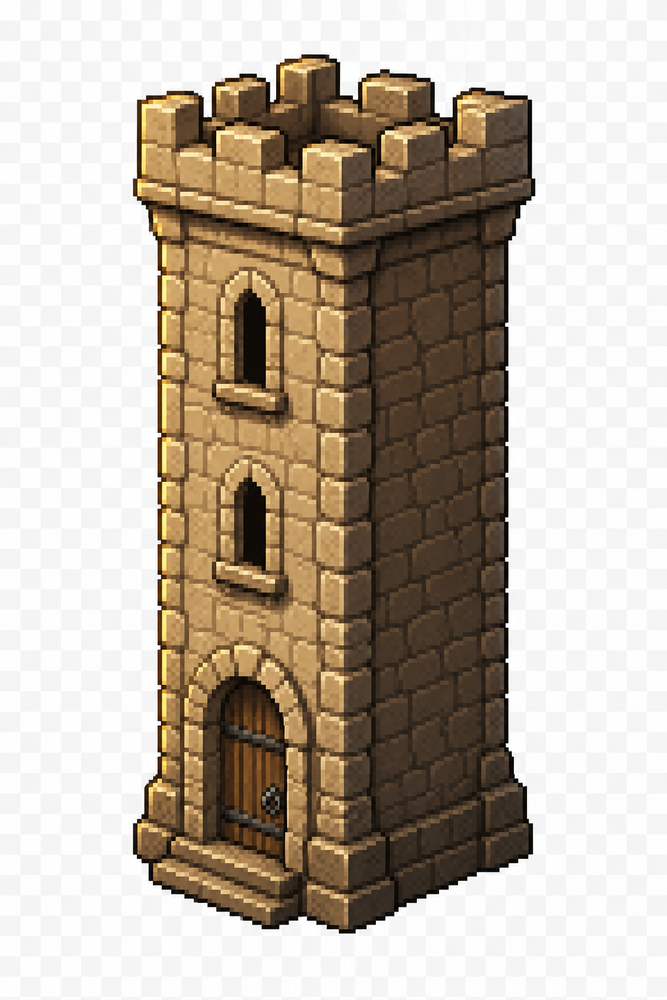
#> input picture ui/combat/tower_ally.png, 667 x 1000 px, shrunk from 1024 x 1536 before the run
$ python -i slice_ui.py   (imports and definitions only)
#> lines starting #> are read from the running program, lines starting #| are printed output that depends on the picture; after the words box and inside, x2 and y2 are one past the last pixel; in counts of white or black regions, pixels touching at a corner belong together
#!/usr/bin/env python3
"""Slice ui/*.png spritesheets into individual sprites and classify by category."""
from __future__ import annotations

import json
import re
import shutil
from collections import defaultdict
from pathlib import Path

import numpy as np
from PIL import Image
from scipy import ndimage

ROOT = Path(__file__).resolve().parent
UI = ROOT / "ui"
SHEETS = UI / "_sheets"
SPRITES = UI / "sprites"
MANIFEST = UI / "manifest.json"

# Source filename (stem) -> category folder under sprites/
CATEGORY_MAP = {
    "Bars": "bars",
    "Beds": "furniture/beds",
    "Blacksmith": "workshop/blacksmith",
    "Candle 1": "candles",
    "Candle 2": "candles",
    "Candle 3": "candles",
    "candle 4": "candles",
    "Candle 5": "candles",
    "Candle 6": "candles",
    "candle": "candles",
    "cats furniture": "furniture/cats",
    "Chairs": "furniture/chairs",
    "Closet": "furniture/closets",
    "Doors, windows and curtains": "furniture/doors-windows",
    "Dressers": "furniture/dressers",
    "Esoteric": "esoteric",
    "Farm": "farm",
    "Fireplace": "furniture/fireplace",
    "Meat": "food/meat",
    "Others": "misc",
    "Pan": "kitchen/pans",
    "Pan_01-Sheet": "kitchen/pans",
    "Pan_02-Sheet": "kitchen/pans",
    "Pan_03-Sheet": "kitchen/pans",
    "Pan_04-Sheet": "kitchen/pans",
    "Pan_05-Sheet": "kitchen/pans",
    "Part 1 copiar": "props/decor",
    "Part 2 copiar": "props/decor",
    "Part 9 copiar": "props/decor",
    "Part 10 copiar": "props/kitchen",
    "Part 11 copiar": "props/decor",
    "Resources": "resources",
    "Rocks": "environment/rocks",
    "Shadows": "effects/shadows",
    "Sofa and armchair": "furniture/sofas",
    "speech bubble, emojis, reaction": "ui/speech",
    "Tables and desks": "furniture/tables",
    "Tools": "tools",
    "Vegetation": "environment/vegetation",
    "Walls and Floors": "environment/walls-floors",
    "weather icons": "weather",
    "Xmas": "seasonal/xmas",
}

BG_THRESH = 12  # near-black treated as background
MIN_AREA = 8
MERGE_GAP = 2  # merge boxes within this pixel distance
PAD = 1


# [5 lines left out: function slug, not called in this run]


def is_fg(rgba: np.ndarray) -> np.ndarray:
    """Foreground mask: not (near-black or fully transparent)."""
    r, g, b, a = rgba[..., 0], rgba[..., 1], rgba[..., 2], rgba[..., 3]
    dark = (r <= BG_THRESH) & (g <= BG_THRESH) & (b <= BG_THRESH)
    return (a > 8) & (~dark)


def connected_components(mask: np.ndarray) -> list[tuple[int, int, int, int]]:
    """Return bounding boxes (x0,y0,x1,y1) exclusive of connected FG regions."""
    labeled, n = ndimage.label(mask, structure=np.ones((3, 3), dtype=int))
    boxes: list[tuple[int, int, int, int]] = []
    # ndimage.find_objects returns slices for labels 1..n
    objects = ndimage.find_objects(labeled)
    for i, slc in enumerate(objects, start=1):
        if slc is None:
            continue
        ys, xs = slc
        area = int((labeled[ys, xs] == i).sum())
        if area < MIN_AREA:
            continue
        boxes.append((xs.start, ys.start, xs.stop, ys.stop))
    return boxes


def boxes_near(a, b, gap: int) -> bool:
    ax0, ay0, ax1, ay1 = a
    bx0, by0, bx1, by1 = b
    return not (
        ax1 + gap < bx0
        or bx1 + gap < ax0
        or ay1 + gap < by0
        or by1 + gap < ay0
    )


def merge_boxes(boxes: list[tuple[int, int, int, int]], gap: int) -> list[tuple[int, int, int, int]]:
    if not boxes:
        return []
    boxes = list(boxes)
    changed = True
    while changed:
        changed = False
        out: list[tuple[int, int, int, int]] = []
        used = [False] * len(boxes)
        for i, bi in enumerate(boxes):
            if used[i]:
                continue
            x0, y0, x1, y1 = bi
            used[i] = True
            grew = True
            while grew:
                grew = False
                for j, bj in enumerate(boxes):
                    if used[j]:
                        continue
                    if boxes_near((x0, y0, x1, y1), bj, gap):
                        used[j] = True
                        x0 = min(x0, bj[0])
                        y0 = min(y0, bj[1])
                        x1 = max(x1, bj[2])
                        y1 = max(y1, bj[3])
                        grew = True
                        changed = True
            out.append((x0, y0, x1, y1))
        boxes = out
    return boxes


# [19 lines left out: functions expand, category_for, not called in this run]


def slice_sheet(path: Path) -> list[dict]:
#> called with path = 'ui/combat/tower_ally.png'
    im = Image.open(path).convert("RGBA")
    arr = np.array(im)
    h, w = arr.shape[:2]
#> h = 1000; w = 667
    mask = is_fg(arr)
#> in is_fg, `r, g, b, a = rgba[..., 0], rgba[..., 1], rgba[..., 2], rgba[..., 3]`:
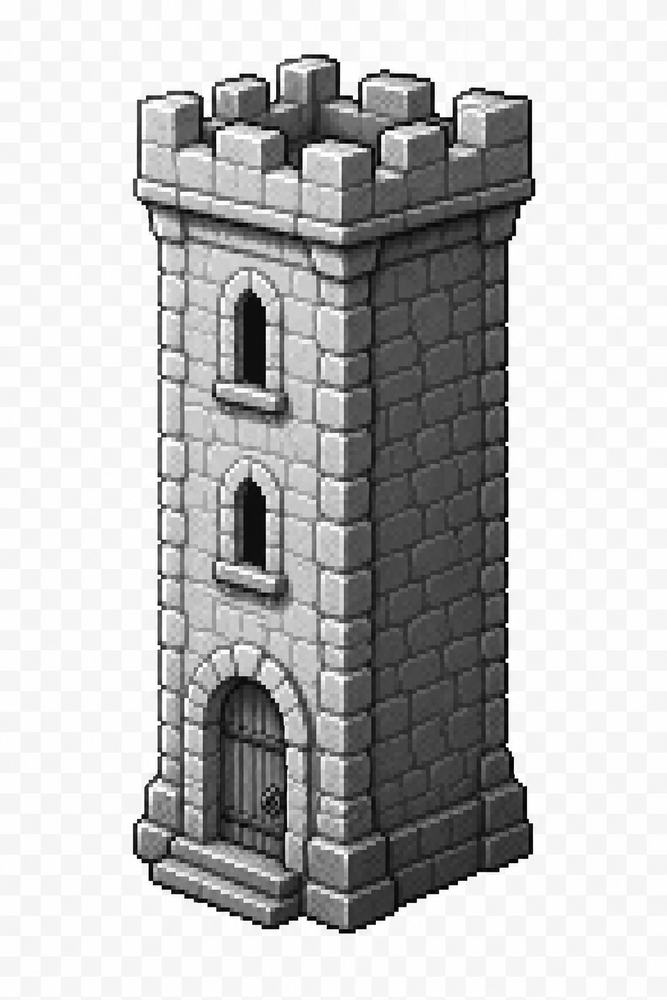
#> r: shape (1000, 667); min 0, max 255, mean 188.4
#> in is_fg, `r, g, b, a = rgba[..., 0], rgba[..., 1], rgba[..., 2], rgba[..., 3]`:
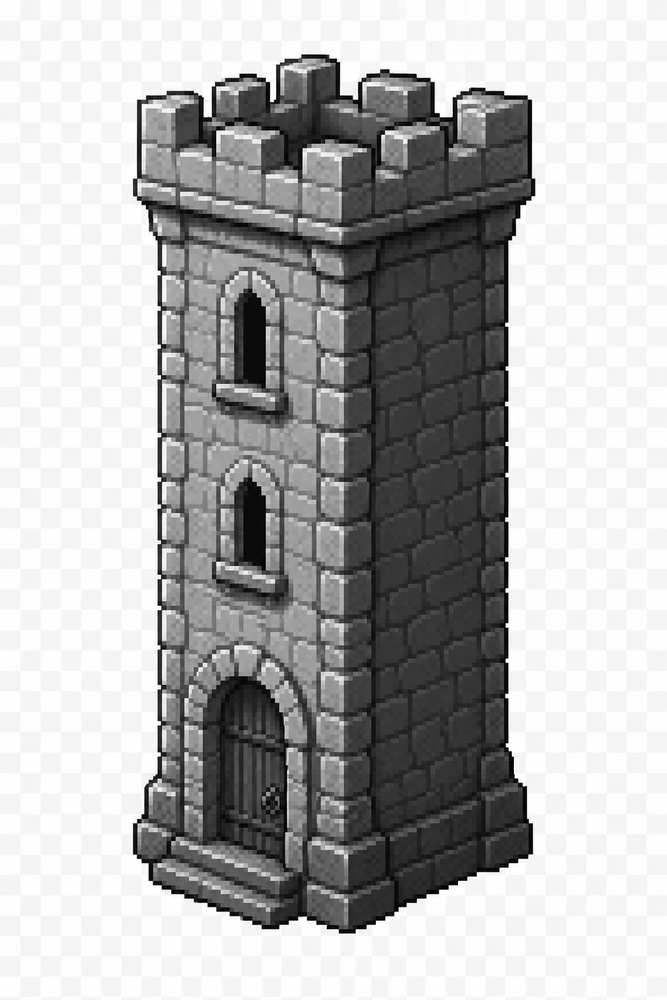
#> g: shape (1000, 667); min 0, max 255, mean 177.2
#> in is_fg, `r, g, b, a = rgba[..., 0], rgba[..., 1], rgba[..., 2], rgba[..., 3]`:
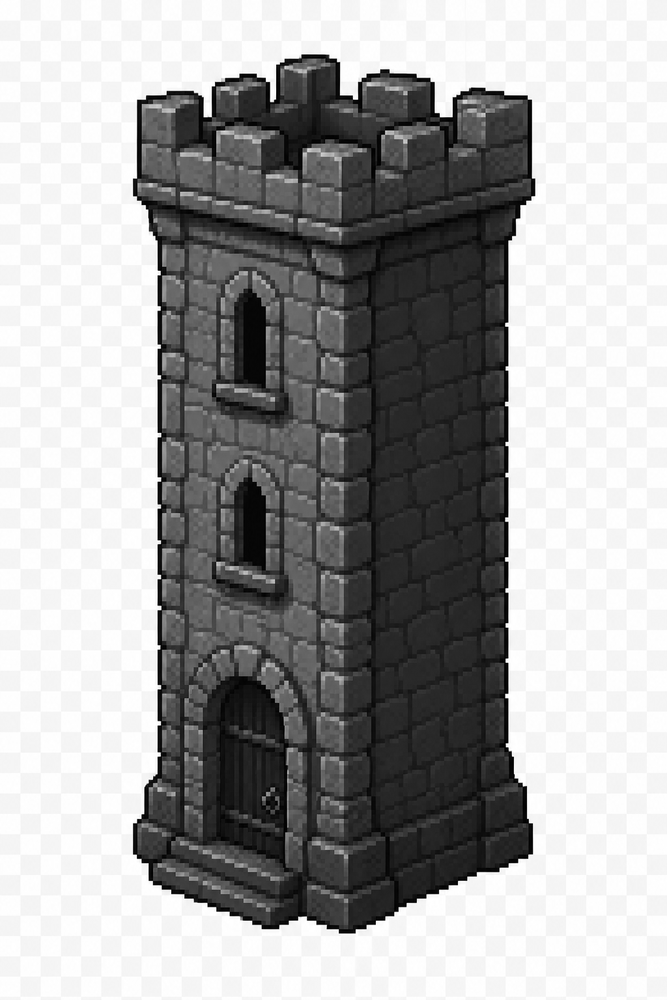
#> b: shape (1000, 667); min 0, max 255, mean 163.7
#> in is_fg, `r, g, b, a = rgba[..., 0], rgba[..., 1], rgba[..., 2], rgba[..., 3]`: a: shape (1000, 667); every value is 255
#> in is_fg, `dark = (r <= BG_THRESH) & (g <= BG_THRESH) & (b <= BG_THRESH)`:
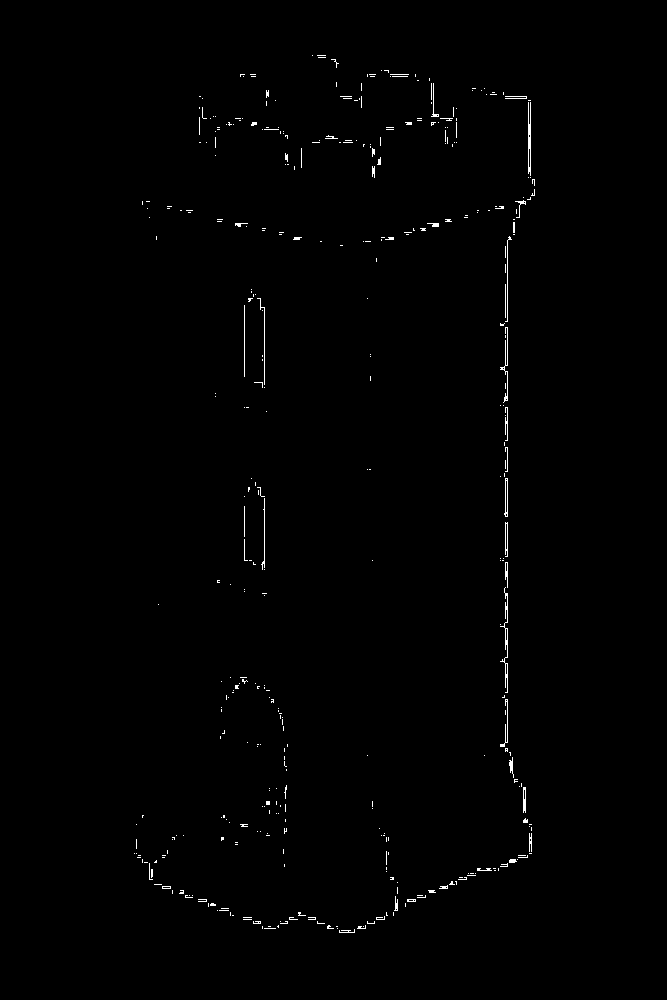
#> dark: shape (1000, 667) bool; 0.6% white in thin lines or dots, all inside (x1, y1, x2, y2) = (134, 55, 535, 933)
    boxes = connected_components(mask)
#> in connected_components, `labeled, n = ndimage.label(mask, structure=np.ones((3, 3), dtype=int))`:
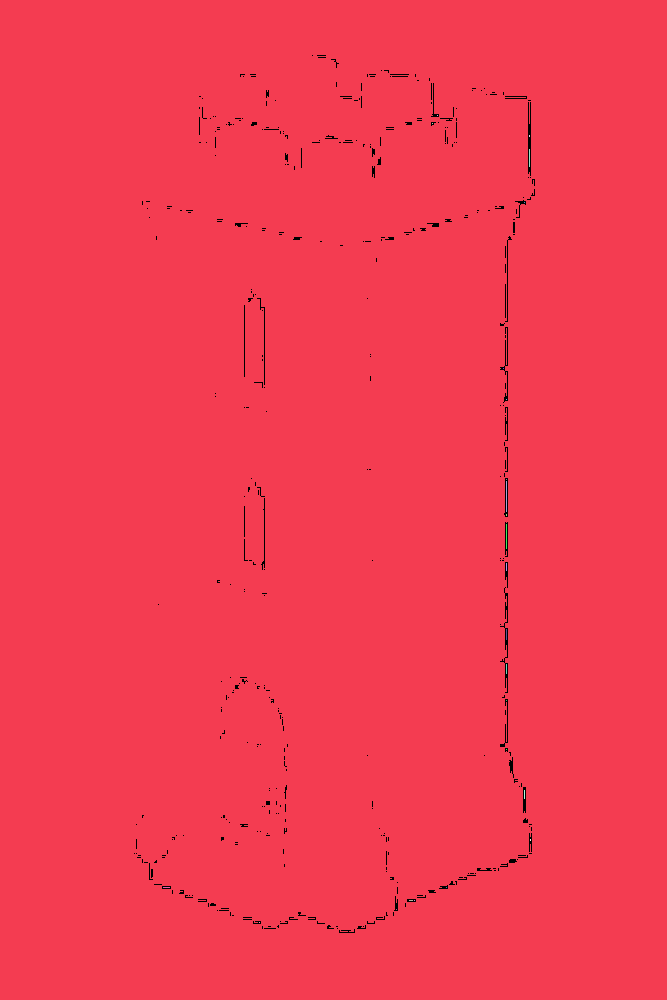
#> labeled: shape (1000, 667) int32; 26 distinct labels, from 0 to 25; one colour per label, 0 black
#> in connected_components, `labeled, n = ndimage.label(mask, structure=np.ones((3, 3), dtype=int))`: n = 25
#> in connected_components, `objects = ndimage.find_objects(labeled)`: objects = 25 items
#> the loop in connected_components, `for i, slc in enumerate(objects, start=1):` made 25 passes
#> area on passes 1, 10, 12: 662883, 31, 25
#> after the loop in connected_components, `for i, slc in enumerate(objects, start=1):`: boxes = [(0, 0, 667, 1000), (529, 149, 530, 167), (506, 481, 507, 512), (506, 524, 507, 549), (506, 563, 507, 571), (506, 629, 507, 640), (506, 664, 507, 674), (524, 790, 525, 799)]
    boxes = merge_boxes(boxes, MERGE_GAP)
#> the loop in merge_boxes, `while changed:` made 2 passes
#> boxes = [(0, 0, 667, 1000)]
    # sort reading order
    boxes.sort(key=lambda b: (b[1] // 8, b[0], b[1]))

#> (the run stopped early here; a loop or call above may not have finished)
